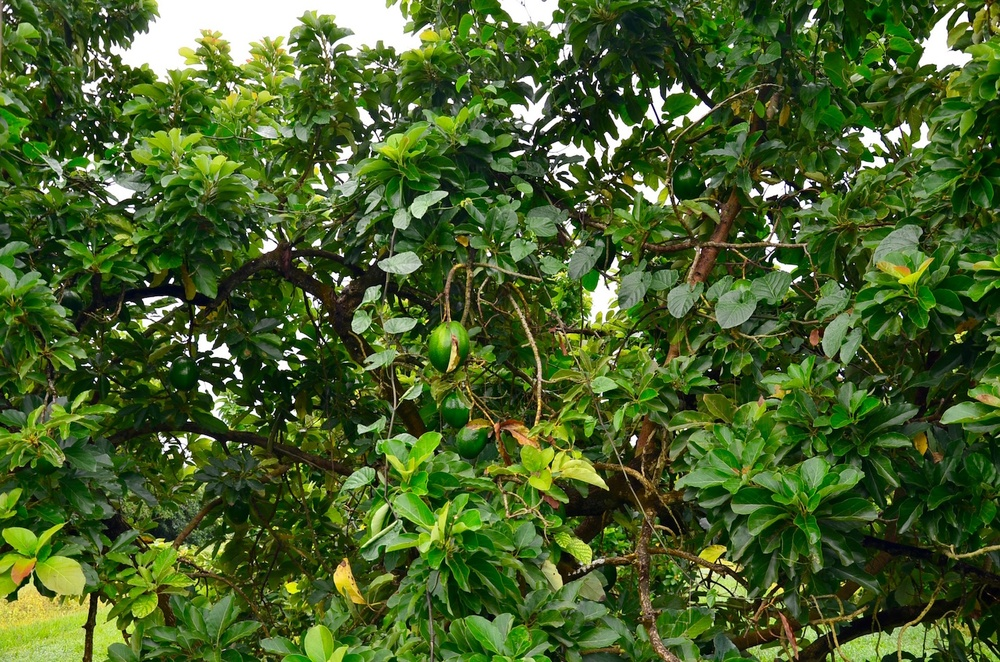
#> input picture Code/backend/fruitrecvision/detectors/hog-detector/data/images/TREC_Samples/Avocado.jpg, 1000 x 662 px, shrunk from 1440 x 954 before the run
$ python -i brown-sapote-detector.py   (imports and definitions only)   (older library calls are emulated)
#> lines starting #> are read from the running program, lines starting #| are printed output that depends on the picture; after the words box and inside, x2 and y2 are one past the last pixel; in counts of white or black regions, pixels touching at a corner belong together
#> further down, picture is the input picture: shape (662, 1000, 3); mean B, G, R 41.6, 95.8, 71
import cv2
import numpy as np

class BrownSapotiDetector():
    @staticmethod
    def count(src_img):
        dst_img = src_img.copy()

        red_less_than_green_indices = dst_img[:,:,2] <= dst_img[:,:,1]
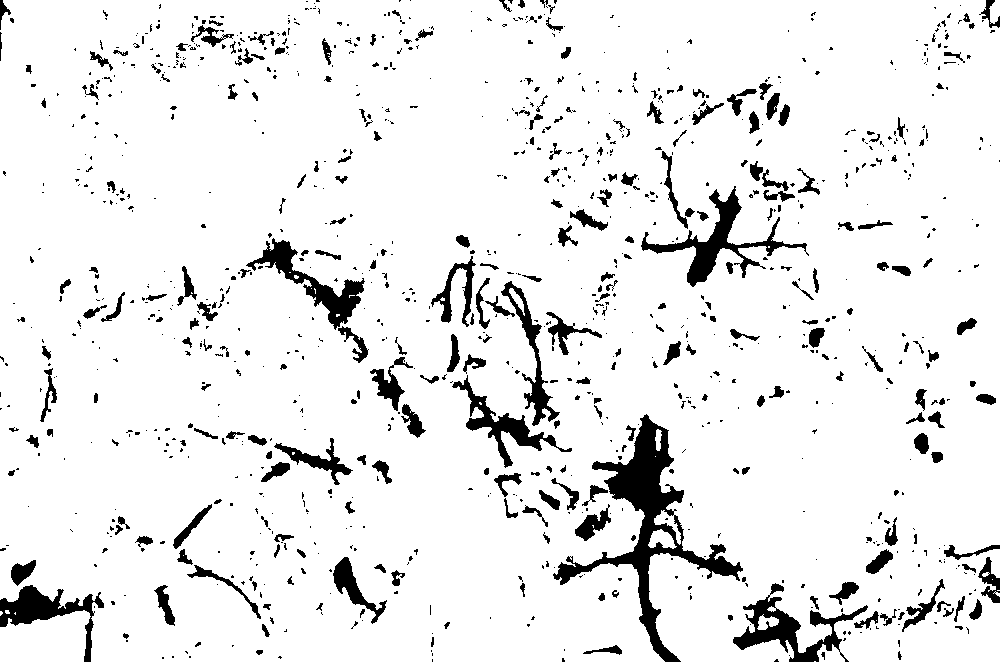
#> red_less_than_green_indices: shape (662, 1000) bool; 91.8% white; 1070 black regions (792 under 20 px), largest, box (x1, y1, x2, y2) and area: (553, 414, 743, 662) 8135, (641, 186, 809, 287) 3098, (733, 583, 868, 662) 2885
        dst_img[red_less_than_green_indices] = 0

        green_less_than_blue_indices = dst_img[:,:,1] <= dst_img[:,:,0]
#> green_less_than_blue_indices: shape (662, 1000) bool; 92.6% white; 1095 black regions (880 under 20 px), largest, box (x1, y1, x2, y2) and area: (553, 414, 743, 662) 8096, (641, 186, 809, 287) 3024, (733, 583, 868, 662) 2876
        dst_img[green_less_than_blue_indices] = 0
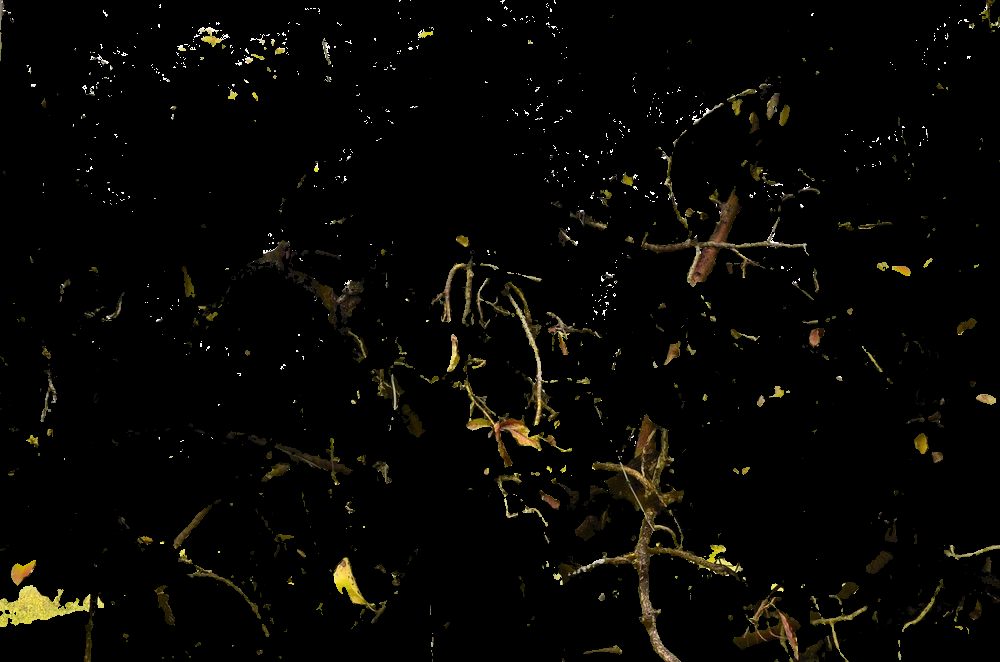
#> dst_img: shape (662, 1000, 3); mean B, G, R 3.4, 6.3, 7.2

        dst_img = cv2.cvtColor(dst_img,cv2.COLOR_BGR2HSV)
#> dst_img: shape (662, 1000, 3); mean H, S, V 1.7, 11.5, 7.2
        low_sat_indices = dst_img[:,:,1] < 30
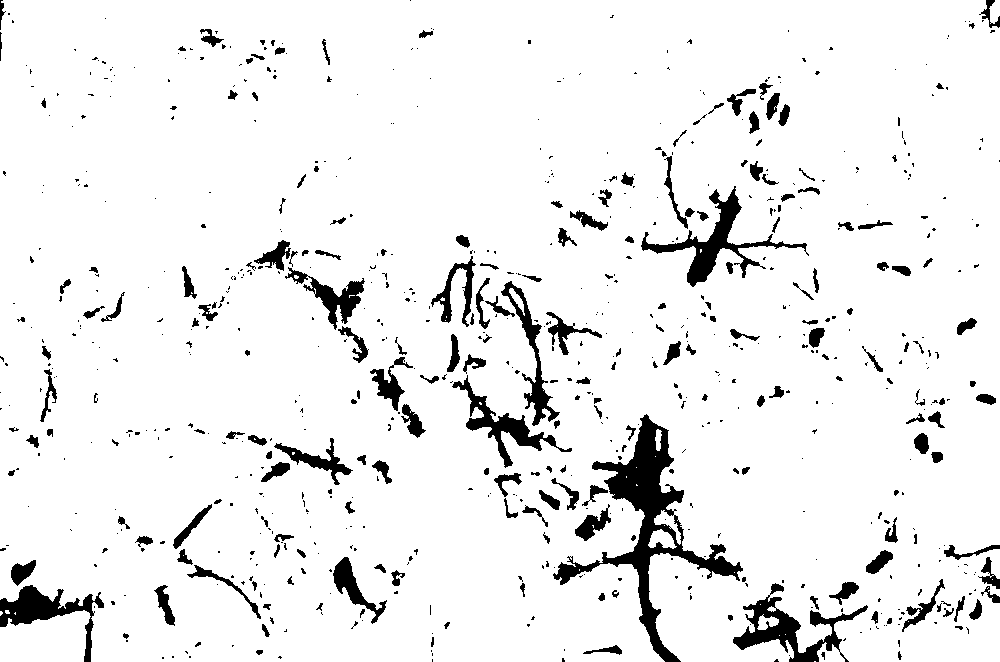
#> low_sat_indices: shape (662, 1000) bool; 93% white; 746 black regions (535 under 20 px), largest, box (x1, y1, x2, y2) and area: (553, 414, 743, 662) 8067, (641, 186, 809, 287) 2931, (733, 583, 868, 662) 2876

        dst_img = cv2.cvtColor(dst_img,cv2.COLOR_HSV2BGR)
        dst_img[low_sat_indices] = 0
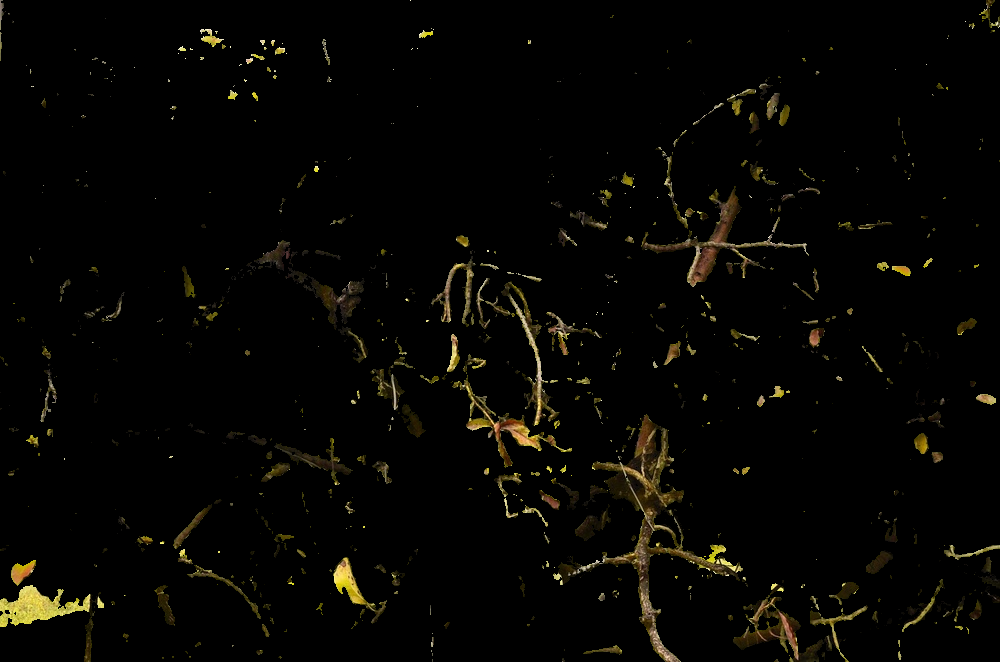
#> dst_img: shape (662, 1000, 3); mean B, G, R 2.6, 5.5, 6.4

        kernel = np.ones((3,3),np.uint8)

        dst_img = cv2.erode(dst_img,kernel,iterations = 5)
        dst_img = cv2.dilate(dst_img,kernel,iterations = 3)

        dst_img = cv2.cvtColor(dst_img,cv2.COLOR_BGR2GRAY)
#> dst_img: shape (662, 1000)

        dst_img = cv2.GaussianBlur(dst_img,(3,3),0)
        ret, dst_img = cv2.threshold(dst_img,0,255,0)
#> dst_img: shape (662, 1000); 1.4% white; 24 white regions, largest, box (x1, y1, x2, y2) and area: (610, 423, 670, 517) 2801, (690, 201, 737, 281) 1293, (15, 588, 57, 622) 997

        dst_img = cv2.erode(dst_img,kernel,iterations = 5)
#> dst_img: shape (662, 1000); 0.23% white; 16 white regions (9 under 20 px), largest, box (x1, y1, x2, y2) and area: (632, 429, 662, 509) 787, (22, 593, 52, 617) 339, (695, 248, 711, 276) 111
        dst_img = cv2.dilate(dst_img,kernel,iterations = 3)
#> dst_img: shape (662, 1000); 0.64% white; 13 white regions, largest, box (x1, y1, x2, y2) and area: (613, 426, 666, 512) 1893, (19, 590, 55, 620) 699, (692, 232, 724, 279) 527

        dst_img = cv2.GaussianBlur(dst_img,(3,3),0)
        ret, dst_img = cv2.threshold(dst_img,0,255,0)
#> dst_img: shape (662, 1000); 0.8% white; 12 white regions, largest, box (x1, y1, x2, y2) and area: (612, 425, 667, 513) 2239, (18, 589, 56, 621) 835, (691, 231, 725, 280) 689

        dst_img = cv2.GaussianBlur(dst_img,(3,3),0)
        ret, dst_img = cv2.threshold(dst_img,0,255,0)
#> dst_img: shape (662, 1000); 0.98% white; 12 white regions, largest, box (x1, y1, x2, y2) and area: (611, 424, 668, 514) 2585, (17, 588, 57, 622) 979, (690, 230, 726, 281) 859

        dst_img = cv2.erode(dst_img,kernel,iterations = 1)

        dst_img = cv2.GaussianBlur(dst_img,(3,3),0)
        ret, dst_img = cv2.threshold(dst_img,0,255,0)

        dst_img = cv2.GaussianBlur(dst_img,(3,3),0)
        ret, dst_img = cv2.threshold(dst_img,50,255,0)
#> dst_img: shape (662, 1000); 1.1% white; 12 white regions, largest, box (x1, y1, x2, y2) and area: (610, 423, 669, 515) 2833, (16, 587, 58, 623) 1076, (689, 229, 727, 282) 980

        dst_img = cv2.erode(dst_img,kernel,iterations = 1)
#> dst_img: shape (662, 1000); 0.92% white; 12 white regions, largest, box (x1, y1, x2, y2) and area: (611, 424, 668, 514) 2487, (17, 588, 57, 622) 924, (690, 230, 726, 281) 802

        dst_img = cv2.GaussianBlur(dst_img,(3,3),0)
        ret, dst_img = cv2.threshold(dst_img,50,255,0)
#> dst_img: shape (662, 1000); 1% white; 12 white regions, largest, box (x1, y1, x2, y2) and area: (610, 423, 669, 515) 2705, (16, 587, 58, 623) 1013, (689, 229, 727, 282) 906

        dst_img = cv2.GaussianBlur(dst_img,(3,3),0)
        ret, dst_img = cv2.threshold(dst_img,50,255,0)
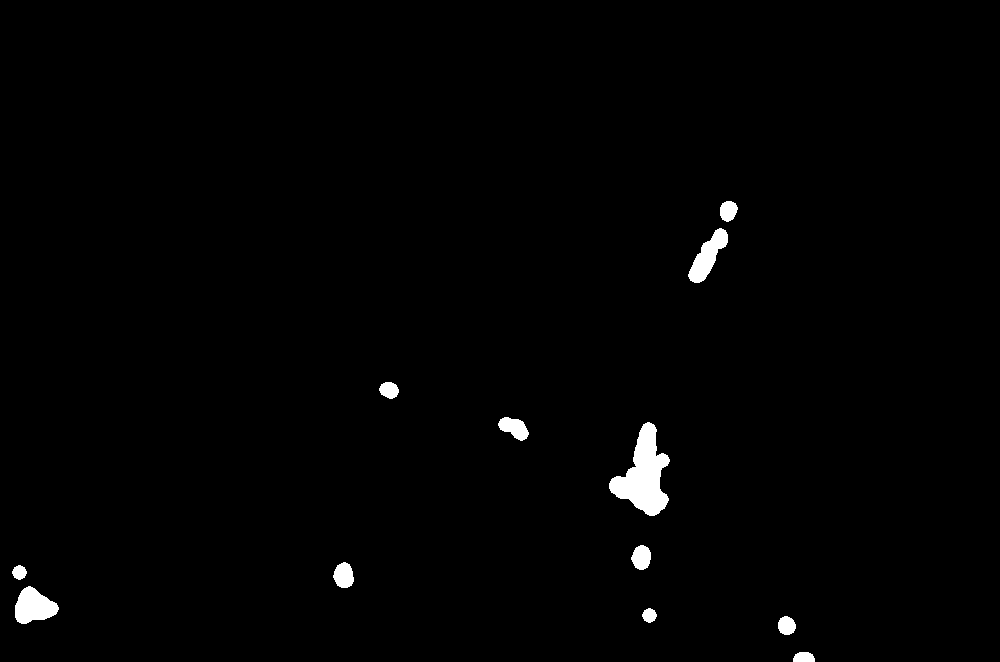
#> dst_img: shape (662, 1000); 1.1% white; 12 white regions, largest, box (x1, y1, x2, y2) and area: (609, 422, 670, 516) 2896, (15, 586, 59, 624) 1098, (688, 228, 728, 283) 995

        dst_img = cv2.erode(dst_img,kernel,iterations = 1)
#> dst_img: shape (662, 1000); 0.94% white; 12 white regions, largest, box (x1, y1, x2, y2) and area: (610, 423, 669, 515) 2554, (16, 587, 58, 623) 938, (689, 229, 727, 282) 809

#> (the run stopped early here; a loop or call above may not have finished)

$ run again, on Code/backend/fruitrecvision/detectors/hog-detector/data/images/TREC_Samples/Coconut.jpg
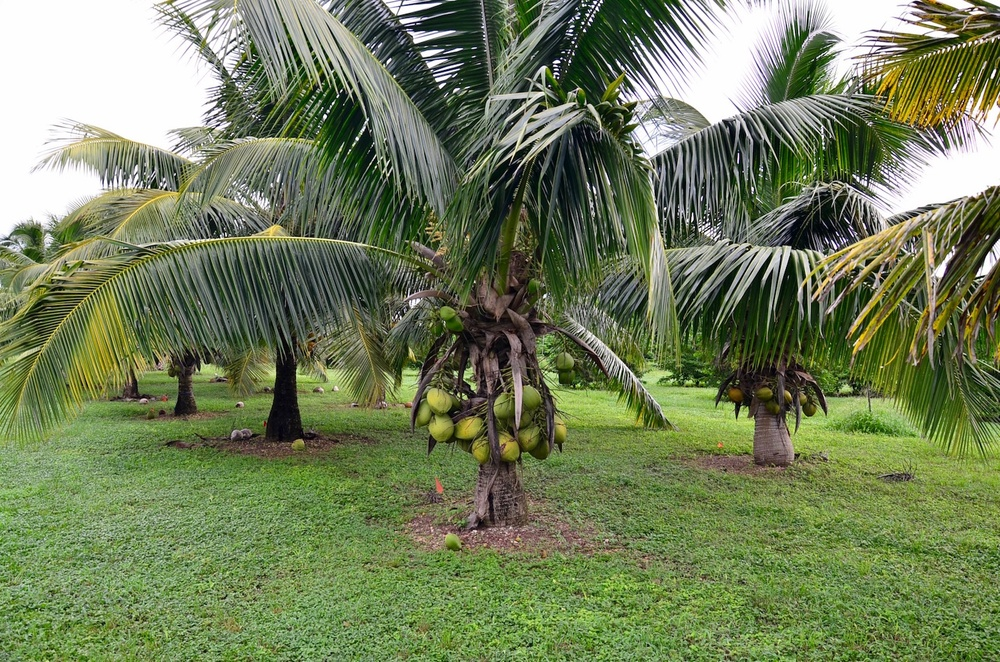
#> input picture Code/backend/fruitrecvision/detectors/hog-detector/data/images/TREC_Samples/Coconut.jpg, 1000 x 662 px, shrunk from 1440 x 954 before the run
#> picture is the input picture: shape (662, 1000, 3); mean B, G, R 89.9, 127.2, 113.8
#> in count, `red_less_than_green_indices = dst_img[:,:,2] <= dst_img[:,:,1]`:
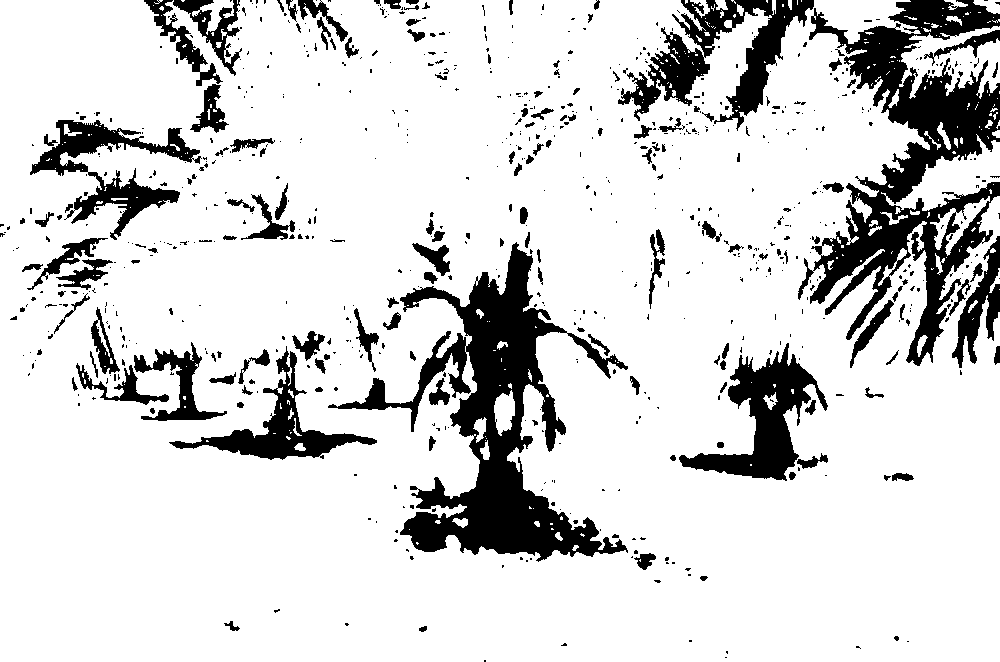
#> red_less_than_green_indices: shape (662, 1000) bool; 84.1% white; 753 black regions (595 under 20 px), largest, box (x1, y1, x2, y2) and area: (328, 242, 628, 562) 26343, (798, 0, 1000, 366) 25876, (618, 0, 814, 131) 8416
#> green_less_than_blue_indices: shape (662, 1000) bool; 89.1% white; 908 black regions (757 under 20 px), largest, box (x1, y1, x2, y2) and area: (400, 328, 628, 562) 13203, (798, 183, 1000, 366) 9049, (856, 30, 1000, 136) 6207
#> low_sat_indices: shape (662, 1000) bool; 90.3% white; 684 black regions (554 under 20 px), largest, box (x1, y1, x2, y2) and area: (400, 328, 628, 562) 13027, (679, 343, 828, 481) 5851, (861, 45, 988, 136) 4973
#> in count, `dst_img = cv2.erode(dst_img,kernel,iterations = 1)`:
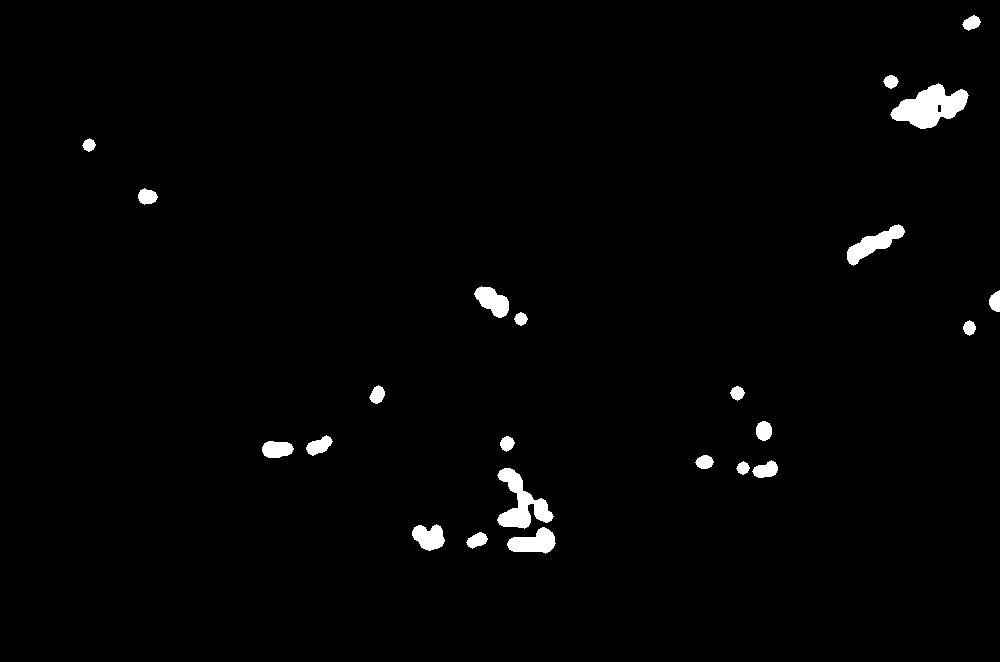
#> dst_img: shape (662, 1000); 1.5% white; 23 white regions, largest, box (x1, y1, x2, y2) and area: (890, 83, 969, 129) 2013, (497, 468, 554, 529) 1517, (847, 224, 905, 266) 943
